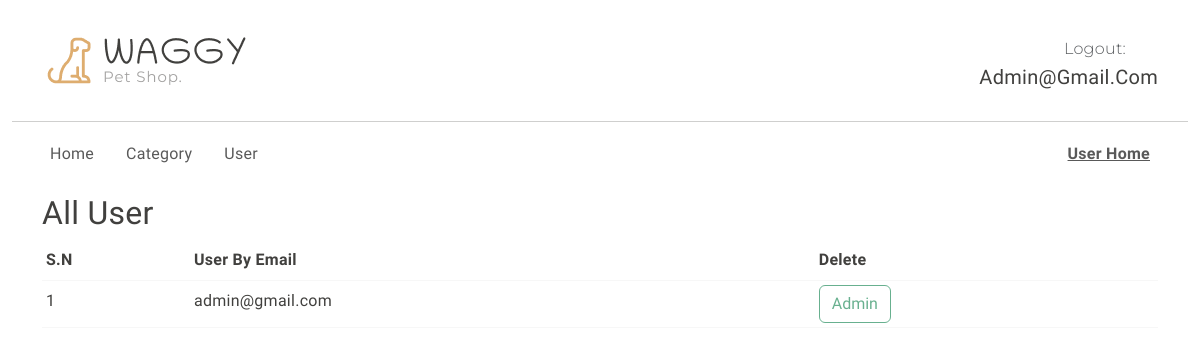
/view_user (signed in), run on an earlier commit of the app's database.
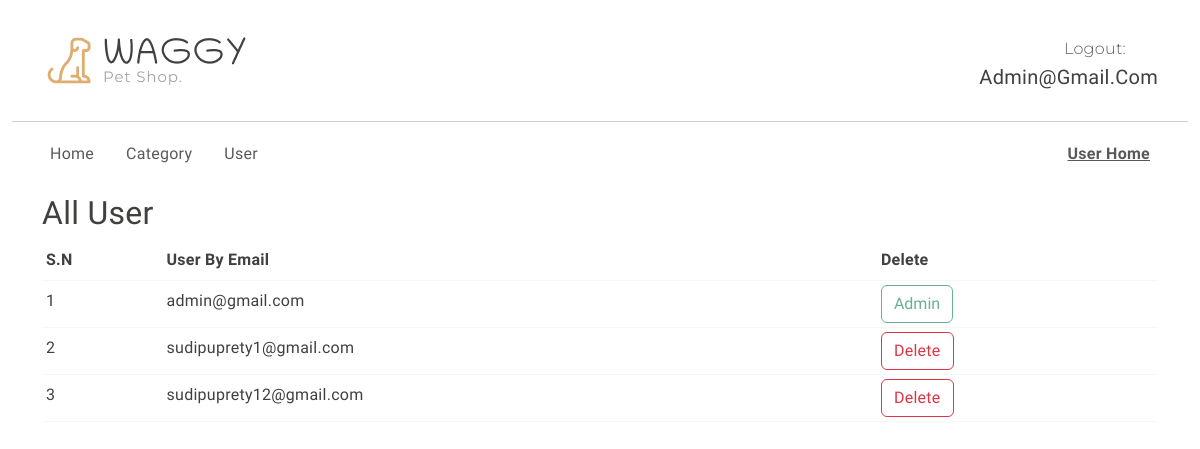
And on a later commit of the database.
### shop/user/models.py (models this page shows)
class User(db.Model, UserMixin):
    id = db.Column(db.Integer, primary_key = True)
    email = db.Column(db.String(20), unique=True, nullable=False)
    password = db.Column(db.String(80), nullable=False)
    role = db.Column(db.String(20), nullable=False, default='customer')

### shop/admin/routes.py (the view)
@app.route('/view_user')
@login_required
@admin_required
def viewuser():
    all_users = User.query.all()
    return render_template('admin/view_user.html', all_users=all_users)

### shop/__init__.py (called while the page is built)
def admin_required(func):
    @wraps(func)
    def decorated_function(*args, **kwargs):
        if current_user.role != 'admin':
            flash('Access Denied: You are not authorized to access admin page.')
            return redirect(url_for('login'))
        return func(*args, **kwargs)
    return decorated_function

### shop/user/models.py (called while the page is built)
@login_manager.user_loader
def load_user(user_id):
    return User.query.get(int(user_id))

### shop/templates/admin/view_user.html (shortened to what this page needs)
{% extends 'base.html'%}
{% block body %}
{% include 'admin/navbar.html'%}
  <div class="container">
    <h2>All User</h2>
    <table class="table table-sm">
      <thead>
        <th>S.N</th>
        <th>User By Email</th>
        <th>Delete</th>
      </thead>
      <tbody>
      {% for user in all_users %}
        <tr>
          <td>{{loop.index}}</td>
          <td>{{user.email}}</td>
          {% if user.role == 'customer' %}
            <td><a href="/delete_user/{{ user.id }}" class="btn btn-outline-danger">Delete</a></td>
            {% else %}
            <td><button class="btn btn-outline-success" disabled>Admin</button></td>
        {% endif %}
        </tr>
        {% endfor %}
      </tbody>
    </table>
  </div>
{% endblock body %}

### shop/templates/base.html (shortened to what this page needs)
<!DOCTYPE html>
<html lang="en">
<head>
    {% block head %}
  <link rel="stylesheet" href="https://cdn.jsdelivr.net/npm/swiper@9/swiper-bundle.min.css" />
  <link href="https://cdn.jsdelivr.net/npm/bootstrap@5.3.0-alpha3/dist/css/bootstrap.min.css" rel="stylesheet"
>
  <link rel="stylesheet" href="{{ url_for('static', filename='css/vendor.css') }}">
  <link rel="stylesheet" href="{{ url_for('static', filename='style.css') }}">
{% endblock %}
</head>
<body>
      {% block body %}
      {% endblock body%}
</body>
</html>

### shop/templates/admin/navbar.html (shortened to what this page needs)
{% block content %}
<header>
  <div class="container py-2">
    <div class="row py-4 pb-0 pb-sm-4 align-items-center">
      <div class="col-sm-4 col-lg-3 text-center text-sm-start">
        <div class="main-logo">
          <a href="{{url_for('admin_home')}}">
            <img src="static/images/logo.png" alt="logo" class="img-fluid">
          </a>
        </div>
      </div>
      <div class="col-sm-8 col-lg-9 d-flex justify-content-between justify-content-sm-end align-items-center">
        <div class="support-box text-end">
          <span class="fs-6 secondary-font text-muted">
            Logout:
          </span>
          <h5 class="mb-0">{{current_user.email}}</h5>
        </div>
      </div>
    </div>
  </div>
    <div class="container-fluid">
      <hr class="m-0">
    </div>
    <div class="container">
      <nav class="main-menu d-flex navbar navbar-expand-lg">
        <div class="offcanvas offcanvas-end" tabindex="-1" id="offcanvasNavbar" aria-labelledby="offcanvasNavbarLabel">
          <div class="offcanvas-body justify-content-between">
            <ul class="navbar-nav menu-list list-unstyled d-flex gap-md-3 mb-0">
              <li class="nav-item">
                <a href="{{url_for('admin_home')}}" class="nav-link">Home</a>
              </li>
              <li class="nav-item">
                <a href="{{url_for('viewcategory')}}" class="nav-link">Category</a>
              </li>
              <li class="nav-item">
                <a href="{{url_for('viewuser')}}" class="nav-link">User</a>
              </li>
            </ul>
            <ul class="navbar-nav menu-list list-unstyled d-flex gap-md-3 mb-0">
              <li class="nav-item">
                <a href="{{url_for('home')}}" class="nav-link"><b><u>User Home</u></b></a>
              </li>
            </ul>
          </div>
        </div>
      </nav>
    </div>
  </header>
  {% endblock content %}

### shop/static/style.css (style rules this page uses)
:root { --header-height: 160px; --header-height-min: 80px; }
:root { --accent-color: #DEAD6F; --dark-color: #222222; --light-dark-color: #727272; --light-color: #fff; --grey-color: #dbdbdb; --light-grey-color: #fafafa; --primary-color: #6995B1; --light-primary-color: #eef1f3; }
:root { --body-font: 'Chilanka', cursive; --heading-font: 'Chilanka', cursive; --secondary-font: 'Montserrat', sans-serif; }
body { --bs-link-color: #333; --bs-link-hover-color: #333; --bs-link-color-rgb: 40, 40, 40; --bs-link-hover-color-rgb: 0, 0, 0; --bs-light-rgb: 248, 248, 248; --bs-font-sans-serif: 'Chilanka', cursive; --bs-body-font-family: var(--bs-font-sans-serif); --bs-body-font-size: 1rem; --bs-body-font-weight: 400; --bs-body-line-height: 2; --bs-body-color: #41403E; --bs-primary: #DEAD6F; --bs-primary-rgb: 222, 173, 111; --bs-primary-bg-subtle: #FFF9EB; --bs-border-color: #F7F7F7; --bs-secondary-rgb: 230, 243, 251; --bs-success-rgb: 238, 245, 228; --bs-danger-rgb: 249, 235, 231; --bs-warning-rgb: 255, 249, 235; --bs-info-rgb: 230, 243, 250; }
body { letter-spacing: 0.01625rem; }
h1, h2, h3, h4, h5, h6 { font-family: var(--heading-font); color: var(--bs-body-color); font-weight: 400; text-transform: capitalize; }
a { text-decoration: none; }
.secondary-font { font-family: var(--secondary-font); font-weight: 300; }

What changed in the data, as far as the page shows it:
added User: email "sudipuprety1@gmail.com"
added User: email "sudipuprety12@gmail.com"
